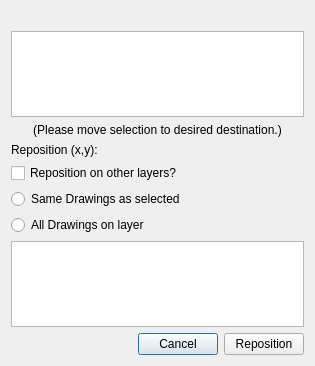
<?xml version="1.0" encoding="UTF-8"?>
<ui version="4.0">
 <class>RepositionFramesDialog</class>
 <widget class="QDialog" name="RepositionFramesDialog">
  <property name="geometry">
   <rect>
    <x>0</x>
    <y>0</y>
    <width>315</width>
    <height>366</height>
   </rect>
  </property>
  <property name="windowTitle">
   <string>Reposition Frames</string>
  </property>
  <layout class="QVBoxLayout" name="verticalLayout">
   <item>
    <widget class="QLabel" name="labRepositionFrames">
     <property name="text">
      <string/>
     </property>
    </widget>
   </item>
   <item>
    <widget class="QListWidget" name="listSelectedFrames"/>
   </item>
   <item>
    <widget class="QLabel" name="labInfo">
     <property name="text">
      <string>(Please move selection to desired destination.)</string>
     </property>
     <property name="alignment">
      <set>Qt::AlignCenter</set>
     </property>
     <property name="wordWrap">
      <bool>true</bool>
     </property>
    </widget>
   </item>
   <item>
    <widget class="QLabel" name="labRepositioned">
     <property name="text">
      <string>Reposition (x,y): </string>
     </property>
    </widget>
   </item>
   <item>
    <widget class="QCheckBox" name="cbOtherLayers">
     <property name="text">
      <string>Reposition on other layers?</string>
     </property>
    </widget>
   </item>
   <item>
    <widget class="QRadioButton" name="rbSameKeyframes">
     <property name="text">
      <string>Same Drawings as selected</string>
     </property>
    </widget>
   </item>
   <item>
    <widget class="QRadioButton" name="rbAllKeyframes">
     <property name="text">
      <string>All Drawings on layer</string>
     </property>
    </widget>
   </item>
   <item>
    <widget class="QListWidget" name="listSelectedLayers">
     <property name="selectionMode">
      <enum>QAbstractItemView::MultiSelection</enum>
     </property>
    </widget>
   </item>
   <item>
    <layout class="QHBoxLayout" name="horizontalLayout">
     <item>
      <spacer name="horizontalSpacer">
       <property name="orientation">
        <enum>Qt::Horizontal</enum>
       </property>
       <property name="sizeHint" stdset="0">
        <size>
         <width>40</width>
         <height>20</height>
        </size>
       </property>
      </spacer>
     </item>
     <item>
      <widget class="QPushButton" name="btnCancel">
       <property name="text">
        <string>Cancel</string>
       </property>
      </widget>
     </item>
     <item>
      <widget class="QPushButton" name="btnReposition">
       <property name="text">
        <string>Reposition</string>
       </property>
      </widget>
     </item>
    </layout>
   </item>
   <item>
    <spacer name="verticalSpacer">
     <property name="orientation">
      <enum>Qt::Vertical</enum>
     </property>
     <property name="sizeHint" stdset="0">
      <size>
       <width>17</width>
       <height>1</height>
      </size>
     </property>
    </spacer>
   </item>
  </layout>
 </widget>
 <resources/>
 <connections/>
</ui>
